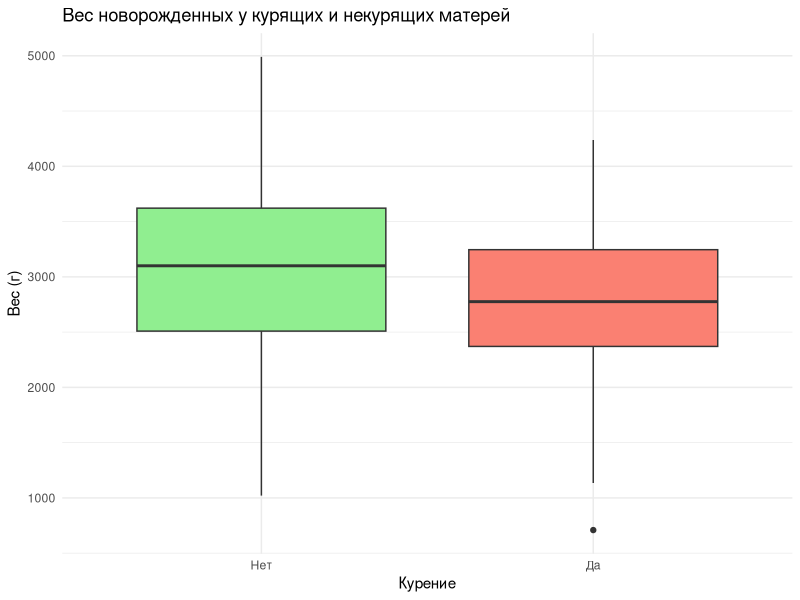
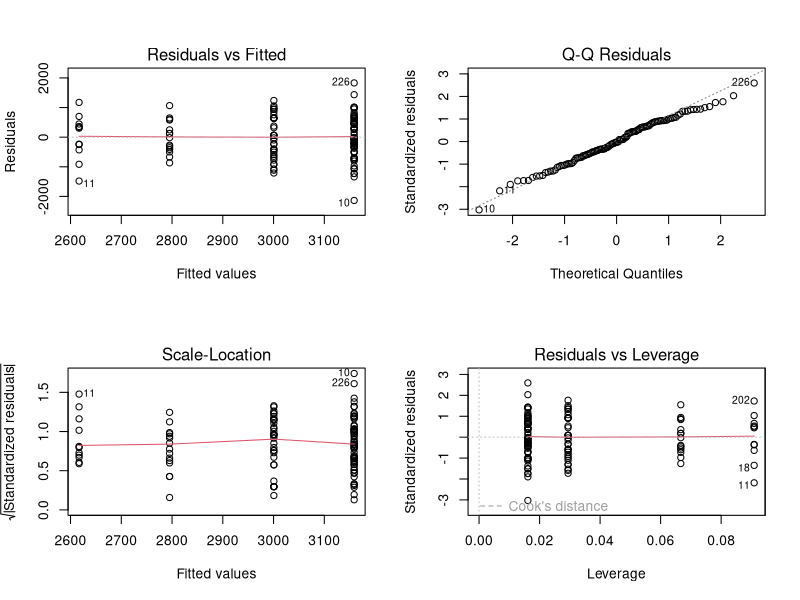
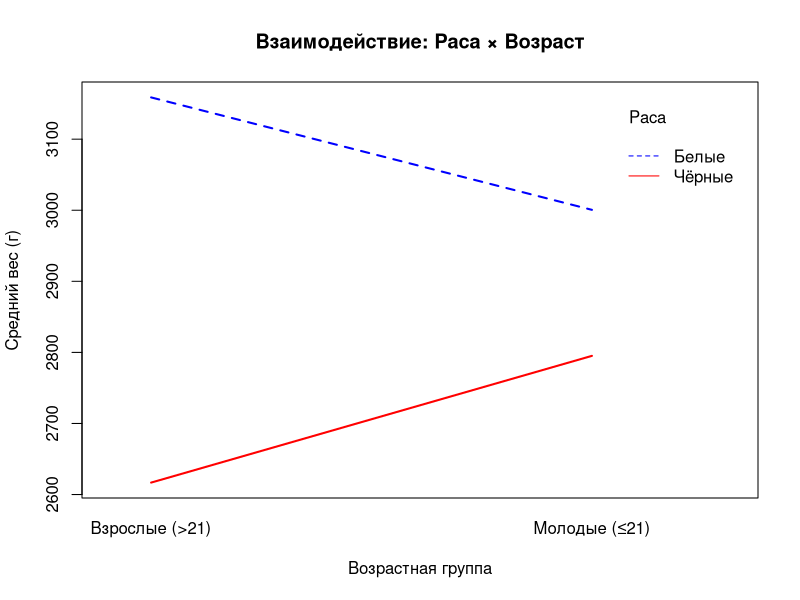

Here is the R script that generated these plots, in order:
# Загрузка данных
library(ggplot2)
library(MASS)
data(birthwt)


# ДАННЫЕ
#Перекодируем переменные
birthwt$smoke <- factor(birthwt$smoke, labels = c("Нет", "Да"))
birthwt$race  <- factor(birthwt$race, labels = c("Белые", "Чёрные", "Другие"))

##Оставляю только белых и чёрных
bw_sub <- subset(birthwt, race %in% c("Белые", "Чёрные"))
bw_sub$race <- droplevels(bw_sub$race)

#Тут група по возрасту
bw_sub$age_group <- ifelse(bw_sub$age <= 21, "Молодые (≤21)", "Взрослые (>21)")
bw_sub$age_group <- factor(bw_sub$age_group)

cat("Размер данных после фильтрации:", nrow(bw_sub), "наблюдений\n")
cat("Белые:", sum(bw_sub$race == "Белые"), "\n")
cat("Чёрные:", sum(bw_sub$race == "Чёрные"), "\n")



# РЕЗУЛЬТАТЫ
## 1. Курение и вес новорожденного

#Описательные статистики
agg <- aggregate(bwt ~ smoke, data = birthwt, 
                 function(x) c(Mean = mean(x), SD = sd(x), N = length(x)))
print(agg)

#T-тест
tt <- t.test(bwt ~ smoke, data = birthwt)
if (tt$p.value < 0.05) {
  cat("Вес новорожденных СТАТИСТИЧЕСКИ ЗНАЧИМО различается между группами.\n")
} else {
  cat("Вес новорожденных ЗНАЧИМО НЕ различается между группами.\n")
}

ggplot(birthwt, aes(x = smoke, y = bwt, fill = smoke)) +
  geom_boxplot() +
  labs(title = "Вес новорожденных у курящих и некурящих матерей",
       x = "Курение", y = "Вес (г)") +
  theme_minimal() +
  scale_fill_manual(values = c("Нет" = "lightgreen", "Да" = "salmon")) +
  theme(legend.position = "none")


## 2. Раса и возраст — двухфакторный ANOVA

#Таблица средних
agg2 <- aggregate(bwt ~ race + age_group, data = bw_sub, mean)
names(agg2)[3] <- "Mean_bwt"
print(agg2)

#Двухфакторный ANOVA
model <- aov(bwt ~ race * age_group, data = bw_sub)
summary(model)

#Извлекаем p-value
anova_table <- summary(model)[[1]]
p_race <- anova_table[1, "Pr(>F)"]
p_age  <- anova_table[2, "Pr(>F)"]
p_int  <- anova_table[3, "Pr(>F)"]

#Проверка остатков
residuals <- residuals(model)
cat("Тест Шапиро-Уилка на остатках: p-value =", 
    round(shapiro.test(residuals)$p.value, 4), "\n")

#Диагностические графики
par(mfrow = c(2, 2))
plot(model)
par(mfrow = c(1, 1))

#График взаимодействия
interaction.plot(
  x.factor = bw_sub$age_group,
  trace.factor = bw_sub$race,
  response = bw_sub$bwt,
  col = c("blue", "red"),
  lwd = 2,
  xlab = "Возрастная группа",
  ylab = "Средний вес (г)",
  trace.label = "Раса",
  main = "Взаимодействие: Раса × Возраст"
)



# ВЫВОДЫ
cat("### Курение и вес\n")
if (tt$p.value < 0.05) {
  cat("Курение во время беременности ЗНАЧИМО снижает вес новорожденного. ")
  cat("Разница в среднем весе составляет ", 
      round(abs(diff(tt$estimate)), 1), " г.\n\n")
} else {
  cat("Значимых различий в весе новорожденных у курящих и некурящих матерей ")
  cat("не обнаружено (p = ", round(tt$p.value, 4), ").\n\n")
}

cat("### Влияние расы и возраста\n")
if (p_race < 0.05) {
  cat("Раса матери ЗНАЧИМО влияет на вес новорожденного.\n")
} else {
  cat("Раса матери ЗНАЧИМО НЕ влияет на вес новорожденного.\n")
}

if (p_age < 0.05) {
  cat("Возраст матери ЗНАЧИМО влияет на вес новорожденного.\n")
} else {
  cat("Возраст матери ЗНАЧИМО НЕ влияет на вес новорожденного.\n")
}

if (p_int < 0.05) {
  cat("Взаимодействие расы и возраста ЗНАЧИМО — влияние возраста зависит от расы.\n")
} else {
  cat("Взаимодействие расы и возраста НЕ ЗНАЧИМО.\n")
}
